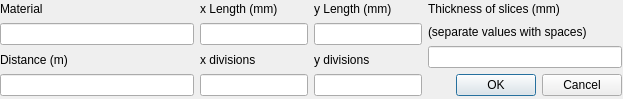
<?xml version="1.0" encoding="UTF-8"?>
<ui version="4.0">
 <class>Dialog</class>
 <widget class="QDialog" name="Dialog">
  <property name="geometry">
   <rect>
    <x>0</x>
    <y>0</y>
    <width>623</width>
    <height>99</height>
   </rect>
  </property>
  <property name="windowTitle">
   <string>Dialog</string>
  </property>
  <widget class="QWidget" name="">
   <property name="geometry">
    <rect>
     <x>0</x>
     <y>0</y>
     <width>622</width>
     <height>96</height>
    </rect>
   </property>
   <layout class="QHBoxLayout" name="horizontalLayout_3">
    <item>
     <layout class="QVBoxLayout" name="verticalLayout_8">
      <item>
       <layout class="QVBoxLayout" name="verticalLayout_6">
        <item>
         <widget class="QLabel" name="label_5">
          <property name="text">
           <string>Material</string>
          </property>
         </widget>
        </item>
        <item>
         <widget class="QLineEdit" name="reg_material"/>
        </item>
       </layout>
      </item>
      <item>
       <layout class="QVBoxLayout" name="verticalLayout_7">
        <item>
         <widget class="QLabel" name="label_7">
          <property name="text">
           <string>Distance (m)</string>
          </property>
         </widget>
        </item>
        <item>
         <widget class="QLineEdit" name="reg_distance"/>
        </item>
       </layout>
      </item>
     </layout>
    </item>
    <item>
     <layout class="QVBoxLayout" name="verticalLayout_5">
      <item>
       <layout class="QHBoxLayout" name="horizontalLayout">
        <item>
         <layout class="QVBoxLayout" name="verticalLayout">
          <item>
           <widget class="QLabel" name="label">
            <property name="text">
             <string>x Length (mm)</string>
            </property>
           </widget>
          </item>
          <item>
           <widget class="QLineEdit" name="reg_xlength"/>
          </item>
         </layout>
        </item>
        <item>
         <layout class="QVBoxLayout" name="verticalLayout_2">
          <item>
           <widget class="QLabel" name="label_2">
            <property name="text">
             <string>y Length (mm)</string>
            </property>
           </widget>
          </item>
          <item>
           <widget class="QLineEdit" name="reg_ylength"/>
          </item>
         </layout>
        </item>
       </layout>
      </item>
      <item>
       <layout class="QHBoxLayout" name="horizontalLayout_2">
        <item>
         <layout class="QVBoxLayout" name="verticalLayout_3">
          <item>
           <widget class="QLabel" name="label_4">
            <property name="text">
             <string>x divisions</string>
            </property>
           </widget>
          </item>
          <item>
           <widget class="QLineEdit" name="reg_xdivisions"/>
          </item>
         </layout>
        </item>
        <item>
         <layout class="QVBoxLayout" name="verticalLayout_4">
          <item>
           <widget class="QLabel" name="label_3">
            <property name="text">
             <string>y divisions</string>
            </property>
           </widget>
          </item>
          <item>
           <widget class="QLineEdit" name="reg_ydivisions"/>
          </item>
         </layout>
        </item>
       </layout>
      </item>
     </layout>
    </item>
    <item>
     <layout class="QVBoxLayout" name="verticalLayout_10">
      <item>
       <layout class="QVBoxLayout" name="verticalLayout_9">
        <item>
         <widget class="QLabel" name="label_6">
          <property name="text">
           <string>Thickness of slices (mm)</string>
          </property>
          <property name="wordWrap">
           <bool>true</bool>
          </property>
         </widget>
        </item>
        <item>
         <widget class="QLabel" name="label_8">
          <property name="text">
           <string>(separate values with spaces)</string>
          </property>
         </widget>
        </item>
        <item>
         <widget class="QLineEdit" name="reg_thickness"/>
        </item>
       </layout>
      </item>
      <item>
       <widget class="QDialogButtonBox" name="buttonBox">
        <property name="orientation">
         <enum>Qt::Horizontal</enum>
        </property>
        <property name="standardButtons">
         <set>QDialogButtonBox::Cancel|QDialogButtonBox::Ok</set>
        </property>
       </widget>
      </item>
     </layout>
    </item>
   </layout>
  </widget>
  <zorder>buttonBox</zorder>
  <zorder>layoutWidget</zorder>
  <zorder>layoutWidget</zorder>
  <zorder>reg_distance</zorder>
  <zorder>reg_thickness</zorder>
  <zorder>label_6</zorder>
  <zorder>label_7</zorder>
  <zorder>reg_ydivisions</zorder>
 </widget>
 <tabstops>
  <tabstop>reg_material</tabstop>
  <tabstop>reg_distance</tabstop>
  <tabstop>reg_xlength</tabstop>
  <tabstop>reg_ylength</tabstop>
  <tabstop>reg_xdivisions</tabstop>
  <tabstop>reg_ydivisions</tabstop>
  <tabstop>reg_thickness</tabstop>
  <tabstop>buttonBox</tabstop>
 </tabstops>
 <resources/>
 <connections>
  <connection>
   <sender>buttonBox</sender>
   <signal>accepted()</signal>
   <receiver>Dialog</receiver>
   <slot>accept()</slot>
   <hints>
    <hint type="sourcelabel">
     <x>248</x>
     <y>254</y>
    </hint>
    <hint type="destinationlabel">
     <x>157</x>
     <y>130</y>
    </hint>
   </hints>
  </connection>
  <connection>
   <sender>buttonBox</sender>
   <signal>rejected()</signal>
   <receiver>Dialog</receiver>
   <slot>reject()</slot>
   <hints>
    <hint type="sourcelabel">
     <x>316</x>
     <y>260</y>
    </hint>
    <hint type="destinationlabel">
     <x>286</x>
     <y>130</y>
    </hint>
   </hints>
  </connection>
 </connections>
</ui>
